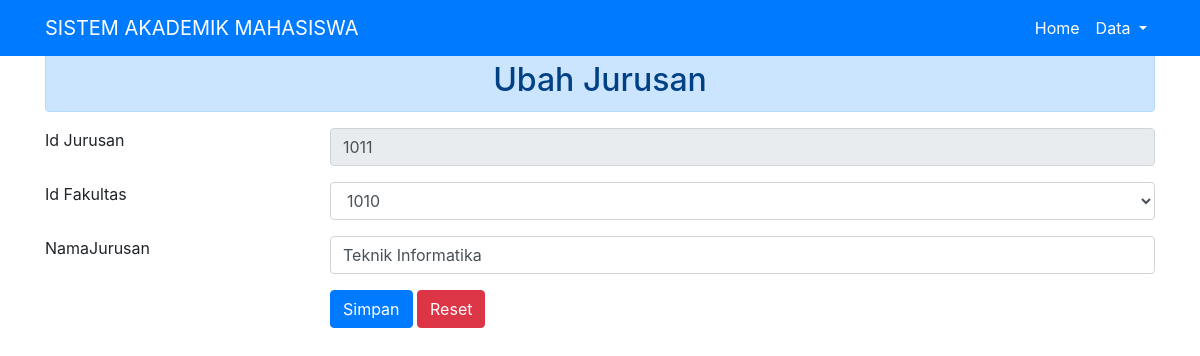
The page /VIEW/CRUD/jurusan_ubah.php?IdJurusan=1011 on the database its author committed.
### tables this page shows
CREATE TABLE `jurusan` (
  `id_jurusan` int(11) NOT NULL,
  `id_fakultas` int(11) NOT NULL,
  `nama_jurusan` varchar(50) NOT NULL
);

CREATE TABLE `fakultas` (
  `id_fakultas` int(11) NOT NULL,
  `nama_fakultas` varchar(50) NOT NULL
);

### VIEW/CRUD/DAO/function.php (called while the page is built, shortened)
<?php
function dbConnect()
{
    $db = new mysqli("localhost:3306", "root", "", "uas_basdat");
    return $db;
}
function getDataJurusan($IdJurusan)
{
    $db = dbConnect();
    if ($db->errno == 0) {
        $res = $db->query("SELECT * FROM jurusan WHERE id_jurusan='$IdJurusan'");
        if ($res) {
            $data = $res->fetch_assoc();
            return $data;
        } else
            return false;
    } else
        return false;
}
function getListFakultas()
{
    $db = dbConnect();
    if ($db->errno == 0) {
        $res = $db->query("SELECT  id_fakultas FROM fakultas");
        if ($res) {
            $data = $res->fetch_all(MYSQLI_ASSOC);
            return $data;
        } else
            return false;
    } else
        return false;
}
?>

### VIEW/CRUD/jurusan_ubah.php (the view, shortened to what this page needs)
<!doctype html>
<html lang="en">
<?php
include_once("DAO/function.php");
?>
<head>
    <link rel="stylesheet" href="https://stackpath.bootstrapcdn.com/bootstrap/4.5.0/css/bootstrap.min.css">
</head>
<body>
<nav class="navbar navbar-expand-lg  navbar-light bg-primary fixed-top">
		<div class="container">
			<a class="navbar-brand text-white" href="#">SISTEM AKADEMIK MAHASISWA</a>
			<div class="collapse navbar-collapse" id="navbarNav">
				<ul class="navbar-nav ml-auto">
					<li class="nav-item active">
						<a class="nav-link text-white " href="#">Home <span class="sr-only">(current)</span></a>
					</li>
					<li class="nav-item dropdown">
						<a class="nav-link dropdown-toggle text-white" href="#" id="navbarDropdown" role="button" data-toggle="dropdown" aria-haspopup="true" aria-expanded="false">
							Data
						</a>
					</li>
				</ul>
			</div>
		</div>
	</nav>
    <div class="container">
        <h2 class="alert alert-primary text-center mt-5">Ubah Jurusan</h2>
        <?php
        if (isset($_GET["IdJurusan"])) {
            $db = dbConnect();
            $IdJurusan = $db->escape_string($_GET["IdJurusan"]);
            $dataruang = getDataJurusan($IdJurusan);
            if ($dataruang) {
        ?>
                <form action="jurusan_simpan_ubah.php" method="post" name="frm">
                    <div class="form-group">
                        <div class="row">
                            <div class="col-md-3">
                                <label for="IdJurusan">Id Jurusan</label>
                            </div>
                            <div class="col-md-9">
                                <input type="text" name="IdJurusan" id="IdJurusan" class="form-control" placeholder="masukan No Jurusan" value="<?php echo $dataruang["id_jurusan"]; ?>" readonly>
                            </div>
                        </div>
                    </div>
                    <div class="form-group">
                        <div class="row mt-3">
                            <div class="col-md-3">
                                <label for="IdFakultas">Id Fakultas</label>
                            </div>
                            <div class="col-md-9">
                                <select name="IdFakultas" id="IdFakultas" class="form-control">
                                    <?php
                                    $data = getListFakultas();
                                    foreach ($data as $barisdata) {
                                        echo "<option value=\"" . $barisdata["id_fakultas"] . "\" " . ($barisdata["id_fakultas"]==$dataruang["id_fakultas"]?"selected":"") .">". $barisdata["id_fakultas"] . "</option>\n";
                                    }
                                    ?>
                                </select>
                            </div>
                        </div>
                    </div>
                    <div class="form-group">
                        <div class="row mt-3">
                            <div class="col-md-3">
                                <label for="NamaJurusan">NamaJurusan</label>
                            </div>
                            <div class="col-md-9">
                                <input type="text" name="NamaJurusan" id="NamaJurusan" class="form-control" placeholder="masukan NamaJurusan" value="<?php echo $dataruang["nama_jurusan"]; ?>">
                            </div>
                        </div>
                        <div class="form-group">
                            <div class="row mt-3">
                                <div class="col-md-3">
                                </div>
                                <div class="col-md-9">
                                    <button type="submit" class="btn btn-primary" name="TblUpdate">Simpan</button>
                                    <button type="reset" class="btn btn-danger">Reset</button>
                                </div>
                            </div>
                        </div>
                </form>
        <?php
            } else
                echo "Data tidak ditemukan";
        } else
            echo "Data Tidak ada";
        ?>
    </div>
</body>
</html>

### rows shown on the page
jurusan: IdJurusan "1011", IdFakultas "1010", NamaJurusan "Teknik Informatika"
